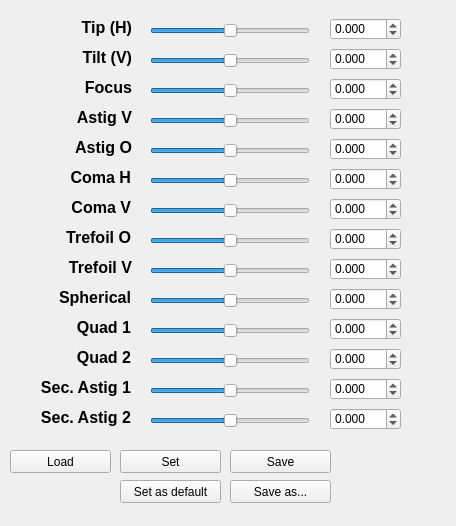
<?xml version="1.0" encoding="UTF-8"?>
<ui version="4.0">
 <class>Form</class>
 <widget class="QWidget" name="Form">
  <property name="geometry">
   <rect>
    <x>0</x>
    <y>0</y>
    <width>456</width>
    <height>526</height>
   </rect>
  </property>
  <property name="windowTitle">
   <string>ZOffsets</string>
  </property>
  <widget class="QLabel" name="label">
   <property name="geometry">
    <rect>
     <x>70</x>
     <y>17</y>
     <width>62</width>
     <height>21</height>
    </rect>
   </property>
   <property name="font">
    <font>
     <family>Segoe UI</family>
     <pointsize>12</pointsize>
     <weight>75</weight>
     <bold>true</bold>
    </font>
   </property>
   <property name="autoFillBackground">
    <bool>false</bool>
   </property>
   <property name="text">
    <string>Tip (H)</string>
   </property>
   <property name="textFormat">
    <enum>Qt::RichText</enum>
   </property>
   <property name="alignment">
    <set>Qt::AlignRight|Qt::AlignTrailing|Qt::AlignVCenter</set>
   </property>
  </widget>
  <widget class="QLabel" name="label_2">
   <property name="geometry">
    <rect>
     <x>70</x>
     <y>47</y>
     <width>62</width>
     <height>21</height>
    </rect>
   </property>
   <property name="font">
    <font>
     <family>Segoe UI</family>
     <pointsize>12</pointsize>
     <weight>75</weight>
     <bold>true</bold>
    </font>
   </property>
   <property name="text">
    <string>Tilt (V)</string>
   </property>
   <property name="alignment">
    <set>Qt::AlignRight|Qt::AlignTrailing|Qt::AlignVCenter</set>
   </property>
  </widget>
  <widget class="QLabel" name="label_3">
   <property name="geometry">
    <rect>
     <x>31</x>
     <y>77</y>
     <width>101</width>
     <height>21</height>
    </rect>
   </property>
   <property name="font">
    <font>
     <family>Segoe UI</family>
     <pointsize>12</pointsize>
     <weight>75</weight>
     <bold>true</bold>
    </font>
   </property>
   <property name="text">
    <string>Focus</string>
   </property>
   <property name="alignment">
    <set>Qt::AlignRight|Qt::AlignTrailing|Qt::AlignVCenter</set>
   </property>
  </widget>
  <widget class="QSlider" name="hSlider_Order_1">
   <property name="geometry">
    <rect>
     <x>150</x>
     <y>20</y>
     <width>160</width>
     <height>21</height>
    </rect>
   </property>
   <property name="toolTip">
    <string extracomment="value"/>
   </property>
   <property name="minimum">
    <number>-100</number>
   </property>
   <property name="maximum">
    <number>100</number>
   </property>
   <property name="orientation">
    <enum>Qt::Horizontal</enum>
   </property>
  </widget>
  <widget class="QSlider" name="hSlider_Order_2">
   <property name="geometry">
    <rect>
     <x>150</x>
     <y>50</y>
     <width>160</width>
     <height>21</height>
    </rect>
   </property>
   <property name="minimum">
    <number>-100</number>
   </property>
   <property name="maximum">
    <number>100</number>
   </property>
   <property name="orientation">
    <enum>Qt::Horizontal</enum>
   </property>
  </widget>
  <widget class="QSlider" name="hSlider_Order_3">
   <property name="geometry">
    <rect>
     <x>150</x>
     <y>80</y>
     <width>160</width>
     <height>21</height>
    </rect>
   </property>
   <property name="minimum">
    <number>-100</number>
   </property>
   <property name="maximum">
    <number>100</number>
   </property>
   <property name="orientation">
    <enum>Qt::Horizontal</enum>
   </property>
  </widget>
  <widget class="QSlider" name="hSlider_Order_4">
   <property name="geometry">
    <rect>
     <x>150</x>
     <y>110</y>
     <width>160</width>
     <height>21</height>
    </rect>
   </property>
   <property name="minimum">
    <number>-100</number>
   </property>
   <property name="maximum">
    <number>100</number>
   </property>
   <property name="orientation">
    <enum>Qt::Horizontal</enum>
   </property>
  </widget>
  <widget class="QSlider" name="hSlider_Order_5">
   <property name="geometry">
    <rect>
     <x>150</x>
     <y>140</y>
     <width>160</width>
     <height>21</height>
    </rect>
   </property>
   <property name="minimum">
    <number>-100</number>
   </property>
   <property name="maximum">
    <number>100</number>
   </property>
   <property name="orientation">
    <enum>Qt::Horizontal</enum>
   </property>
  </widget>
  <widget class="QSlider" name="hSlider_Order_6">
   <property name="geometry">
    <rect>
     <x>150</x>
     <y>170</y>
     <width>160</width>
     <height>21</height>
    </rect>
   </property>
   <property name="minimum">
    <number>-100</number>
   </property>
   <property name="maximum">
    <number>100</number>
   </property>
   <property name="orientation">
    <enum>Qt::Horizontal</enum>
   </property>
  </widget>
  <widget class="QSlider" name="hSlider_Order_7">
   <property name="geometry">
    <rect>
     <x>150</x>
     <y>200</y>
     <width>160</width>
     <height>21</height>
    </rect>
   </property>
   <property name="minimum">
    <number>-100</number>
   </property>
   <property name="maximum">
    <number>100</number>
   </property>
   <property name="orientation">
    <enum>Qt::Horizontal</enum>
   </property>
  </widget>
  <widget class="QSlider" name="hSlider_Order_8">
   <property name="geometry">
    <rect>
     <x>150</x>
     <y>230</y>
     <width>160</width>
     <height>21</height>
    </rect>
   </property>
   <property name="minimum">
    <number>-100</number>
   </property>
   <property name="maximum">
    <number>100</number>
   </property>
   <property name="orientation">
    <enum>Qt::Horizontal</enum>
   </property>
  </widget>
  <widget class="QLabel" name="label_4">
   <property name="geometry">
    <rect>
     <x>31</x>
     <y>107</y>
     <width>101</width>
     <height>21</height>
    </rect>
   </property>
   <property name="font">
    <font>
     <family>Segoe UI</family>
     <pointsize>12</pointsize>
     <weight>75</weight>
     <bold>true</bold>
    </font>
   </property>
   <property name="text">
    <string>Astig V</string>
   </property>
   <property name="alignment">
    <set>Qt::AlignRight|Qt::AlignTrailing|Qt::AlignVCenter</set>
   </property>
  </widget>
  <widget class="QLabel" name="label_5">
   <property name="geometry">
    <rect>
     <x>31</x>
     <y>137</y>
     <width>101</width>
     <height>21</height>
    </rect>
   </property>
   <property name="font">
    <font>
     <family>Segoe UI</family>
     <pointsize>12</pointsize>
     <weight>75</weight>
     <bold>true</bold>
    </font>
   </property>
   <property name="text">
    <string>Astig O</string>
   </property>
   <property name="alignment">
    <set>Qt::AlignRight|Qt::AlignTrailing|Qt::AlignVCenter</set>
   </property>
  </widget>
  <widget class="QLabel" name="label_6">
   <property name="geometry">
    <rect>
     <x>30</x>
     <y>197</y>
     <width>101</width>
     <height>21</height>
    </rect>
   </property>
   <property name="font">
    <font>
     <family>Segoe UI</family>
     <pointsize>12</pointsize>
     <weight>75</weight>
     <bold>true</bold>
    </font>
   </property>
   <property name="text">
    <string>Coma V</string>
   </property>
   <property name="alignment">
    <set>Qt::AlignRight|Qt::AlignTrailing|Qt::AlignVCenter</set>
   </property>
  </widget>
  <widget class="QLabel" name="label_7">
   <property name="geometry">
    <rect>
     <x>30</x>
     <y>227</y>
     <width>101</width>
     <height>21</height>
    </rect>
   </property>
   <property name="font">
    <font>
     <family>Segoe UI</family>
     <pointsize>12</pointsize>
     <weight>75</weight>
     <bold>true</bold>
    </font>
   </property>
   <property name="text">
    <string>Trefoil O</string>
   </property>
   <property name="alignment">
    <set>Qt::AlignRight|Qt::AlignTrailing|Qt::AlignVCenter</set>
   </property>
  </widget>
  <widget class="QLabel" name="label_8">
   <property name="geometry">
    <rect>
     <x>31</x>
     <y>257</y>
     <width>101</width>
     <height>21</height>
    </rect>
   </property>
   <property name="font">
    <font>
     <family>Segoe UI</family>
     <pointsize>12</pointsize>
     <weight>75</weight>
     <bold>true</bold>
    </font>
   </property>
   <property name="text">
    <string>Trefoil V</string>
   </property>
   <property name="alignment">
    <set>Qt::AlignRight|Qt::AlignTrailing|Qt::AlignVCenter</set>
   </property>
  </widget>
  <widget class="QLabel" name="label_9">
   <property name="geometry">
    <rect>
     <x>30</x>
     <y>167</y>
     <width>101</width>
     <height>21</height>
    </rect>
   </property>
   <property name="font">
    <font>
     <family>Segoe UI</family>
     <pointsize>12</pointsize>
     <weight>75</weight>
     <bold>true</bold>
    </font>
   </property>
   <property name="text">
    <string>Coma H</string>
   </property>
   <property name="alignment">
    <set>Qt::AlignRight|Qt::AlignTrailing|Qt::AlignVCenter</set>
   </property>
  </widget>
  <widget class="QSlider" name="hSlider_Order_9">
   <property name="geometry">
    <rect>
     <x>150</x>
     <y>260</y>
     <width>160</width>
     <height>21</height>
    </rect>
   </property>
   <property name="minimum">
    <number>-100</number>
   </property>
   <property name="maximum">
    <number>100</number>
   </property>
   <property name="orientation">
    <enum>Qt::Horizontal</enum>
   </property>
  </widget>
  <widget class="QSlider" name="hSlider_Order_10">
   <property name="geometry">
    <rect>
     <x>150</x>
     <y>290</y>
     <width>160</width>
     <height>21</height>
    </rect>
   </property>
   <property name="minimum">
    <number>-100</number>
   </property>
   <property name="maximum">
    <number>100</number>
   </property>
   <property name="orientation">
    <enum>Qt::Horizontal</enum>
   </property>
  </widget>
  <widget class="QSlider" name="hSlider_Order_11">
   <property name="geometry">
    <rect>
     <x>150</x>
     <y>320</y>
     <width>160</width>
     <height>21</height>
    </rect>
   </property>
   <property name="minimum">
    <number>-100</number>
   </property>
   <property name="maximum">
    <number>100</number>
   </property>
   <property name="orientation">
    <enum>Qt::Horizontal</enum>
   </property>
  </widget>
  <widget class="QSlider" name="hSlider_Order_12">
   <property name="geometry">
    <rect>
     <x>150</x>
     <y>350</y>
     <width>160</width>
     <height>21</height>
    </rect>
   </property>
   <property name="minimum">
    <number>-100</number>
   </property>
   <property name="maximum">
    <number>100</number>
   </property>
   <property name="orientation">
    <enum>Qt::Horizontal</enum>
   </property>
  </widget>
  <widget class="QSlider" name="hSlider_Order_13">
   <property name="geometry">
    <rect>
     <x>150</x>
     <y>380</y>
     <width>160</width>
     <height>21</height>
    </rect>
   </property>
   <property name="minimum">
    <number>-100</number>
   </property>
   <property name="maximum">
    <number>100</number>
   </property>
   <property name="orientation">
    <enum>Qt::Horizontal</enum>
   </property>
  </widget>
  <widget class="QSlider" name="hSlider_Order_14">
   <property name="geometry">
    <rect>
     <x>150</x>
     <y>410</y>
     <width>160</width>
     <height>21</height>
    </rect>
   </property>
   <property name="minimum">
    <number>-100</number>
   </property>
   <property name="maximum">
    <number>100</number>
   </property>
   <property name="orientation">
    <enum>Qt::Horizontal</enum>
   </property>
  </widget>
  <widget class="QLabel" name="label_10">
   <property name="geometry">
    <rect>
     <x>30</x>
     <y>287</y>
     <width>101</width>
     <height>21</height>
    </rect>
   </property>
   <property name="font">
    <font>
     <family>Segoe UI</family>
     <pointsize>12</pointsize>
     <weight>75</weight>
     <bold>true</bold>
    </font>
   </property>
   <property name="text">
    <string>Spherical</string>
   </property>
   <property name="alignment">
    <set>Qt::AlignRight|Qt::AlignTrailing|Qt::AlignVCenter</set>
   </property>
  </widget>
  <widget class="QLabel" name="label_11">
   <property name="geometry">
    <rect>
     <x>30</x>
     <y>317</y>
     <width>101</width>
     <height>21</height>
    </rect>
   </property>
   <property name="font">
    <font>
     <family>Segoe UI</family>
     <pointsize>12</pointsize>
     <weight>75</weight>
     <bold>true</bold>
    </font>
   </property>
   <property name="text">
    <string>Quad 1</string>
   </property>
   <property name="alignment">
    <set>Qt::AlignRight|Qt::AlignTrailing|Qt::AlignVCenter</set>
   </property>
  </widget>
  <widget class="QLabel" name="label_12">
   <property name="geometry">
    <rect>
     <x>30</x>
     <y>347</y>
     <width>101</width>
     <height>21</height>
    </rect>
   </property>
   <property name="font">
    <font>
     <family>Segoe UI</family>
     <pointsize>12</pointsize>
     <weight>75</weight>
     <bold>true</bold>
    </font>
   </property>
   <property name="text">
    <string>Quad 2</string>
   </property>
   <property name="alignment">
    <set>Qt::AlignRight|Qt::AlignTrailing|Qt::AlignVCenter</set>
   </property>
  </widget>
  <widget class="QLabel" name="label_13">
   <property name="geometry">
    <rect>
     <x>30</x>
     <y>377</y>
     <width>101</width>
     <height>21</height>
    </rect>
   </property>
   <property name="font">
    <font>
     <family>Segoe UI</family>
     <pointsize>12</pointsize>
     <weight>75</weight>
     <bold>true</bold>
    </font>
   </property>
   <property name="text">
    <string>Sec. Astig 1</string>
   </property>
   <property name="alignment">
    <set>Qt::AlignRight|Qt::AlignTrailing|Qt::AlignVCenter</set>
   </property>
  </widget>
  <widget class="QLabel" name="label_14">
   <property name="geometry">
    <rect>
     <x>30</x>
     <y>407</y>
     <width>101</width>
     <height>21</height>
    </rect>
   </property>
   <property name="font">
    <font>
     <family>Segoe UI</family>
     <pointsize>12</pointsize>
     <weight>75</weight>
     <bold>true</bold>
    </font>
   </property>
   <property name="text">
    <string>Sec. Astig 2</string>
   </property>
   <property name="alignment">
    <set>Qt::AlignRight|Qt::AlignTrailing|Qt::AlignVCenter</set>
   </property>
  </widget>
  <widget class="QDoubleSpinBox" name="dspB_Order_1">
   <property name="geometry">
    <rect>
     <x>330</x>
     <y>18</y>
     <width>71</width>
     <height>22</height>
    </rect>
   </property>
   <property name="decimals">
    <number>3</number>
   </property>
   <property name="minimum">
    <double>-1.000000000000000</double>
   </property>
   <property name="maximum">
    <double>1.000000000000000</double>
   </property>
   <property name="singleStep">
    <double>0.001000000000000</double>
   </property>
  </widget>
  <widget class="QDoubleSpinBox" name="dspB_Order_2">
   <property name="geometry">
    <rect>
     <x>330</x>
     <y>48</y>
     <width>71</width>
     <height>22</height>
    </rect>
   </property>
   <property name="toolTip">
    <string/>
   </property>
   <property name="decimals">
    <number>3</number>
   </property>
   <property name="minimum">
    <double>-1.000000000000000</double>
   </property>
   <property name="maximum">
    <double>1.000000000000000</double>
   </property>
   <property name="singleStep">
    <double>0.001000000000000</double>
   </property>
  </widget>
  <widget class="QDoubleSpinBox" name="dspB_Order_3">
   <property name="geometry">
    <rect>
     <x>330</x>
     <y>78</y>
     <width>71</width>
     <height>22</height>
    </rect>
   </property>
   <property name="decimals">
    <number>3</number>
   </property>
   <property name="minimum">
    <double>-1.000000000000000</double>
   </property>
   <property name="maximum">
    <double>1.000000000000000</double>
   </property>
   <property name="singleStep">
    <double>0.001000000000000</double>
   </property>
  </widget>
  <widget class="QDoubleSpinBox" name="dspB_Order_4">
   <property name="geometry">
    <rect>
     <x>330</x>
     <y>108</y>
     <width>71</width>
     <height>22</height>
    </rect>
   </property>
   <property name="decimals">
    <number>3</number>
   </property>
   <property name="minimum">
    <double>-1.000000000000000</double>
   </property>
   <property name="maximum">
    <double>1.000000000000000</double>
   </property>
   <property name="singleStep">
    <double>0.001000000000000</double>
   </property>
  </widget>
  <widget class="QDoubleSpinBox" name="dspB_Order_5">
   <property name="geometry">
    <rect>
     <x>330</x>
     <y>138</y>
     <width>71</width>
     <height>22</height>
    </rect>
   </property>
   <property name="decimals">
    <number>3</number>
   </property>
   <property name="minimum">
    <double>-1.000000000000000</double>
   </property>
   <property name="maximum">
    <double>1.000000000000000</double>
   </property>
   <property name="singleStep">
    <double>0.001000000000000</double>
   </property>
  </widget>
  <widget class="QDoubleSpinBox" name="dspB_Order_6">
   <property name="geometry">
    <rect>
     <x>330</x>
     <y>168</y>
     <width>71</width>
     <height>22</height>
    </rect>
   </property>
   <property name="decimals">
    <number>3</number>
   </property>
   <property name="minimum">
    <double>-1.000000000000000</double>
   </property>
   <property name="maximum">
    <double>1.000000000000000</double>
   </property>
   <property name="singleStep">
    <double>0.001000000000000</double>
   </property>
  </widget>
  <widget class="QDoubleSpinBox" name="dspB_Order_7">
   <property name="geometry">
    <rect>
     <x>330</x>
     <y>198</y>
     <width>71</width>
     <height>22</height>
    </rect>
   </property>
   <property name="decimals">
    <number>3</number>
   </property>
   <property name="minimum">
    <double>-1.000000000000000</double>
   </property>
   <property name="maximum">
    <double>1.000000000000000</double>
   </property>
   <property name="singleStep">
    <double>0.001000000000000</double>
   </property>
  </widget>
  <widget class="QDoubleSpinBox" name="dspB_Order_8">
   <property name="geometry">
    <rect>
     <x>330</x>
     <y>228</y>
     <width>71</width>
     <height>22</height>
    </rect>
   </property>
   <property name="decimals">
    <number>3</number>
   </property>
   <property name="minimum">
    <double>-1.000000000000000</double>
   </property>
   <property name="maximum">
    <double>1.000000000000000</double>
   </property>
   <property name="singleStep">
    <double>0.001000000000000</double>
   </property>
  </widget>
  <widget class="QDoubleSpinBox" name="dspB_Order_9">
   <property name="geometry">
    <rect>
     <x>330</x>
     <y>258</y>
     <width>71</width>
     <height>22</height>
    </rect>
   </property>
   <property name="decimals">
    <number>3</number>
   </property>
   <property name="minimum">
    <double>-1.000000000000000</double>
   </property>
   <property name="maximum">
    <double>1.000000000000000</double>
   </property>
   <property name="singleStep">
    <double>0.001000000000000</double>
   </property>
  </widget>
  <widget class="QDoubleSpinBox" name="dspB_Order_10">
   <property name="geometry">
    <rect>
     <x>330</x>
     <y>288</y>
     <width>71</width>
     <height>22</height>
    </rect>
   </property>
   <property name="decimals">
    <number>3</number>
   </property>
   <property name="minimum">
    <double>-1.000000000000000</double>
   </property>
   <property name="maximum">
    <double>1.000000000000000</double>
   </property>
   <property name="singleStep">
    <double>0.001000000000000</double>
   </property>
  </widget>
  <widget class="QDoubleSpinBox" name="dspB_Order_11">
   <property name="geometry">
    <rect>
     <x>330</x>
     <y>318</y>
     <width>71</width>
     <height>22</height>
    </rect>
   </property>
   <property name="decimals">
    <number>3</number>
   </property>
   <property name="minimum">
    <double>-1.000000000000000</double>
   </property>
   <property name="maximum">
    <double>1.000000000000000</double>
   </property>
   <property name="singleStep">
    <double>0.001000000000000</double>
   </property>
  </widget>
  <widget class="QDoubleSpinBox" name="dspB_Order_12">
   <property name="geometry">
    <rect>
     <x>330</x>
     <y>348</y>
     <width>71</width>
     <height>22</height>
    </rect>
   </property>
   <property name="decimals">
    <number>3</number>
   </property>
   <property name="minimum">
    <double>-1.000000000000000</double>
   </property>
   <property name="maximum">
    <double>1.000000000000000</double>
   </property>
   <property name="singleStep">
    <double>0.001000000000000</double>
   </property>
  </widget>
  <widget class="QDoubleSpinBox" name="dspB_Order_13">
   <property name="geometry">
    <rect>
     <x>330</x>
     <y>378</y>
     <width>71</width>
     <height>22</height>
    </rect>
   </property>
   <property name="decimals">
    <number>3</number>
   </property>
   <property name="minimum">
    <double>-1.000000000000000</double>
   </property>
   <property name="maximum">
    <double>1.000000000000000</double>
   </property>
   <property name="singleStep">
    <double>0.001000000000000</double>
   </property>
  </widget>
  <widget class="QDoubleSpinBox" name="dspB_Order_14">
   <property name="geometry">
    <rect>
     <x>330</x>
     <y>408</y>
     <width>71</width>
     <height>22</height>
    </rect>
   </property>
   <property name="decimals">
    <number>3</number>
   </property>
   <property name="minimum">
    <double>-1.000000000000000</double>
   </property>
   <property name="maximum">
    <double>1.000000000000000</double>
   </property>
   <property name="singleStep">
    <double>0.001000000000000</double>
   </property>
  </widget>
  <widget class="QPushButton" name="pB_SetAsDefault">
   <property name="geometry">
    <rect>
     <x>120</x>
     <y>480</y>
     <width>101</width>
     <height>23</height>
    </rect>
   </property>
   <property name="text">
    <string>Set as default</string>
   </property>
  </widget>
  <widget class="QPushButton" name="pB_Save">
   <property name="geometry">
    <rect>
     <x>230</x>
     <y>450</y>
     <width>101</width>
     <height>23</height>
    </rect>
   </property>
   <property name="text">
    <string>Save</string>
   </property>
  </widget>
  <widget class="QPushButton" name="pB_Load">
   <property name="geometry">
    <rect>
     <x>10</x>
     <y>450</y>
     <width>101</width>
     <height>23</height>
    </rect>
   </property>
   <property name="text">
    <string>Load</string>
   </property>
  </widget>
  <widget class="QPushButton" name="pB_Set">
   <property name="geometry">
    <rect>
     <x>120</x>
     <y>450</y>
     <width>101</width>
     <height>23</height>
    </rect>
   </property>
   <property name="text">
    <string>Set</string>
   </property>
  </widget>
  <widget class="QPushButton" name="pB_SaveAs">
   <property name="geometry">
    <rect>
     <x>230</x>
     <y>480</y>
     <width>101</width>
     <height>23</height>
    </rect>
   </property>
   <property name="text">
    <string>Save as...</string>
   </property>
  </widget>
 </widget>
 <tabstops>
  <tabstop>pB_Load</tabstop>
  <tabstop>pB_Set</tabstop>
  <tabstop>pB_Save</tabstop>
  <tabstop>pB_SetAsDefault</tabstop>
  <tabstop>pB_SaveAs</tabstop>
  <tabstop>hSlider_Order_1</tabstop>
  <tabstop>hSlider_Order_2</tabstop>
  <tabstop>hSlider_Order_3</tabstop>
  <tabstop>hSlider_Order_4</tabstop>
  <tabstop>hSlider_Order_5</tabstop>
  <tabstop>hSlider_Order_6</tabstop>
  <tabstop>hSlider_Order_7</tabstop>
  <tabstop>hSlider_Order_8</tabstop>
  <tabstop>hSlider_Order_9</tabstop>
  <tabstop>hSlider_Order_10</tabstop>
  <tabstop>hSlider_Order_11</tabstop>
  <tabstop>hSlider_Order_12</tabstop>
  <tabstop>hSlider_Order_13</tabstop>
  <tabstop>hSlider_Order_14</tabstop>
  <tabstop>dspB_Order_1</tabstop>
  <tabstop>dspB_Order_2</tabstop>
  <tabstop>dspB_Order_3</tabstop>
  <tabstop>dspB_Order_4</tabstop>
  <tabstop>dspB_Order_5</tabstop>
  <tabstop>dspB_Order_6</tabstop>
  <tabstop>dspB_Order_7</tabstop>
  <tabstop>dspB_Order_8</tabstop>
  <tabstop>dspB_Order_9</tabstop>
  <tabstop>dspB_Order_10</tabstop>
  <tabstop>dspB_Order_11</tabstop>
  <tabstop>dspB_Order_12</tabstop>
  <tabstop>dspB_Order_13</tabstop>
  <tabstop>dspB_Order_14</tabstop>
 </tabstops>
 <resources/>
 <connections/>
</ui>
